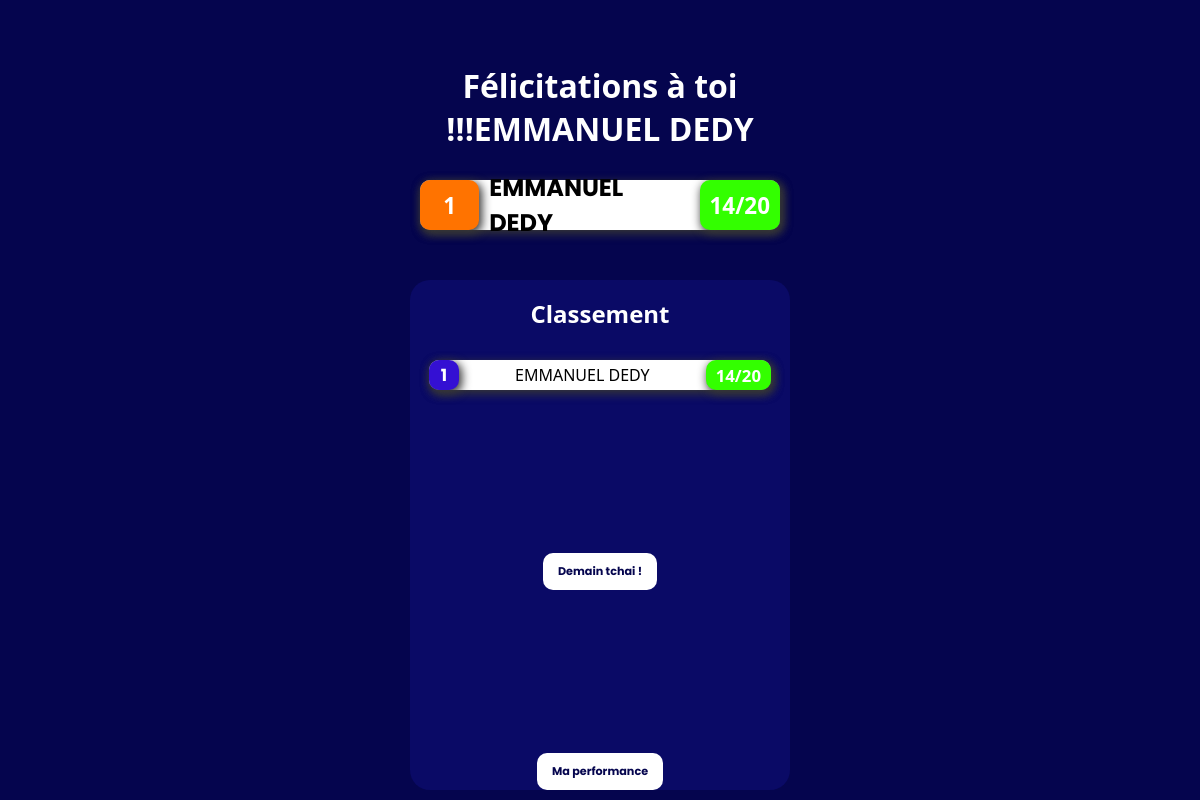
Page /admin (signed in) on the earlier database version.
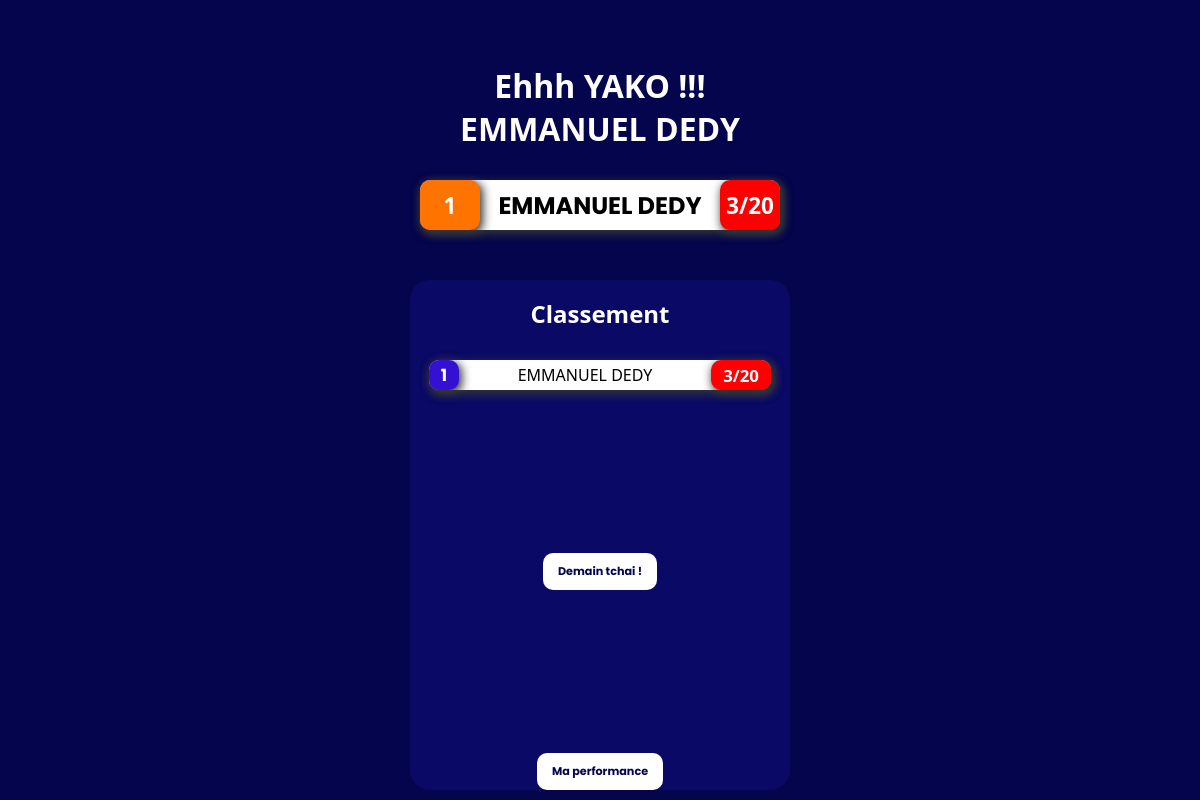
Same page on the later database version.
### app.py (models this page shows, shortened)
class Profiles(db.Model):
    id = db.Column(db.Integer, primary_key = True)
    nom = db.Column(db.String(20), unique = False , nullable = False)
    password = db.Column(db.String(8),nullable = False)

class classement(db.Model):
    id = db.Column(db.Integer, primary_key = True)
    comp = db.Column(db.String(20), unique = False , nullable = False)
    note = db.Column(db.Integer)

### app.py (the view)
@app.route('/admin')
def admin():
    if 'utilisateur_id' in session:
        sessionp = Profiles.query.get(session['utilisateur_id'])
    else:
        return redirect('/pre')
    classep = classement.query.all()
    eudpe = Profiles.query.all()
    datae = compte.query.get(2)
    tab = []
    for i in classep :
        tab.append([i.note,i.comp ])
    q=[]
    tab = sorted(tab)
    w= reversed(tab)
    comp=[]
    for i in tab:
        q.append(i[0])
    maxe = max(q)
    for i in tab:
        if maxe == i[0] :
            aqsz = i
            print(aqsz)
            break
    dss = sessionp.nom
    txs= [datae.comp,dss]
    print(txs)
    lenm= len(tab)-2
    qcs=[]
    for a in tab[::-1]:
        qcs.append(a)
    qsw = qcs.index(txs)+1
    return render_template("admin.html",tab=qcs,comp=comp,maxe=txs,lenm=lenm,qsw=qsw,sessionpp=sessionp.nom)

### templates/admin.html (shortened to what this page needs)
<!DOCTYPE html>
<html lang="en">
<head>
    <link rel="stylesheet" href="/static/CSS/admin.css">
</head>
<body>
    <div class="aqwxc">
            {% if maxe[0]>= 10 %}
        <div class="clase" style="color: white;">
            <a href="/fin" style="text-decoration: none;color: white;"><h1 id="class" style="text-align: center;">Félicitations à toi !!!<span style="text-transform: uppercase;font-family: 'Segoe UI', Tahoma, Geneva, Verdana, sans-serif;">{{maxe[1]}}</span> </h1></a>
        </div>
        {% else %}
        <div class="clase" style="color: white;">
            <a href="/fin" style="text-decoration: none;color: white;"><h1 id="class" style="text-align: center;">Ehhh YAKO !!! <span style="text-transform: uppercase;font-family: 'Segoe UI', Tahoma, Geneva, Verdana, sans-serif;">{{maxe[1]}}</span> </h1></a>
        </div>
        {% endif %}
        {% if maxe %}
        <div class="lopm">
            <div class="lo1">
                <div class="lo105">
                    <h1 id="lo11">{{qsw}}</h1>
                </div>
                <div class="lo12">
                    <h2 style="text-transform: uppercase;">{{maxe[1]}}</h2>
                </div>
                {% if maxe[0]>= 10 %}
                    <div class="lo10">
                        <h1 id="lo11">{{maxe[0]}}/20</h1>
                    </div>
                {% else %}
                    <div class="lo100">
                        <h1 id="lo11">{{maxe[0]}}/20</h1>
                    </div>
                {% endif %}
            </div>
        </div>
        {% endif %}
        <section>
            <div class="clase5" style="color: white;">
                <a href="/fin" style="text-decoration: none;color: white;"><h1 id="class" style="text-align: center;">Classement </h1></a>
            </div>
            {% for i in tab %}
            <div class="lo">
                <div class="lo1">
                    <div class="lo14">
                        <h1 id="1">{{ loop.index }}</h1>
                    </div>
                    <div class="lo12">
                        <p style="text-transform: uppercase;font-family: 'Segoe UI', Tahoma, Geneva, Verdana, sans-serif;">{{ i[1] }}</p>
                    </div>
                    {% if i[0] >= 10 %}
                        <div class="lo10">
                            <h1 id="lo11">{{ i[0] }}/20</h1>
                        </div>
                    {% else %}
                        <div class="lo100">
                            <h1 id="lo11">{{ i[0] }}/20</h1>
                        </div>
                    {% endif %}
                </div>
            </div>
            {% endfor %}
            <div class="deco">
                <a href="/deconnexion" id="dec">Demain tchai !</a>
            </div>
            <div class="deco">
                <form action="imp" method="post" >
                    <button type="submit" id="dec">Ma performance</button>
                </form>
            </div>
        </section>
    </div>
</body>
</html>

### static/CSS/admin.css (style rules this page uses)
* { box-sizing: border-box; margin: 0; padding: 0; font-family: 'Poppins', sans-serif; }
body { background-color: rgb(5, 5, 78); width: 100%; }
.aqwxc { width: 100%; max-width: 400px; margin: 0 auto; margin-top: 50px; background-color: rgb(5, 5, 78); }
.clase { width: 100%; height: 100px; color: white; display: flex; align-items: end; justify-content: center; }
#class { font-family: system-ui, -apple-system, BlinkMacSystemFont, 'Segoe UI', Roboto, Oxygen, Ubuntu, Cantarell, 'Open Sans', 'Helvetica Neue', sans-serif; }
.lopm { display: flex; align-items: center; justify-content: center; flex-direction: column; width: 100%; gap: 20px; padding-top: 30px; padding-bottom: 30px; color: black; }
.lopm .lo1 { display: flex; align-items: center; justify-content: space-between; gap: 10px; width: 90%; height: 50px; background-color: white; border-radius: 10px; animation: wine 2s infinite; }
.lo { display: flex; align-items: center; justify-content: center; flex-direction: column; width: 100%; gap: 20px; padding-top: 30px; color: black; }
.lo1 { display: flex; align-items: center; justify-content: space-between; gap: 10px; width: 90%; height: 30px; background-color: white; border-radius: 10px; box-shadow: 2px 3px 10px 1px rgb(54, 54, 54); }
#lo11 { font-family: system-ui, -apple-system, BlinkMacSystemFont, 'Segoe UI', Roboto, Oxygen, Ubuntu, Cantarell, 'Open Sans', 'Helvetica Neue', sans-serif; }
.lo14 { display: flex; align-items: center; justify-content: center; font-size: 0.7rem; color: white; width: 30px; height: 30px; background-color: rgb(52, 16, 211); border-radius: 10px; box-shadow: 2px 3px 10px 1px rgb(54, 54, 54); }
.lo100 { display: flex; align-items: center; justify-content: center; font-size: 0.7rem; color: white; width: 60px; height: 100%; background-color: rgb(255, 0, 0); border-radius: 10px; box-shadow: 2px 3px 10px 1px rgb(54, 54, 54); }
.lo105 { display: flex; align-items: center; justify-content: center; font-size: 0.7rem; color: white; width: 60px; height: 100%; background-color: rgb(255, 115, 0); border-radius: 10px; box-shadow: 2px 3px 10px 1px rgb(54, 54, 54); }
.deco { display: flex; align-items: end; justify-content: center; width: 100%; height: 200px; }
#dec { display: flex; align-items: end; justify-content: center; border-radius: 10px; padding: 10px 15px; font-size: 0.7rem; color: rgb(5, 5, 78); padding-top: 10px; margin-bottom: 50px; background-color: rgb(255, 255, 255); text-decoration: none; font-weight: bolder; margin: 0 auto; text-align: center; border: none; }
section { width: 95%; background-color: rgba(15, 15, 121, 0.575); border-radius: 20px; margin: 0 auto; margin-bottom: 10px; }
.clase5 { width: 100%; height: 50px; margin-top: 20px; color: white; display: flex; align-items: end; justify-content: center; }

Differences in the rows shown:
changed classement "EMMANUEL DEDY": note "14" → "3"
Other differences:
{{ maxe[0] }}: (not shown) → "3"
{{ maxe[0] }}: "14" → (not shown)
text no longer shown: "Félicitations à toi !!!"
text now shown: "Ehhh YAKO !!!"
